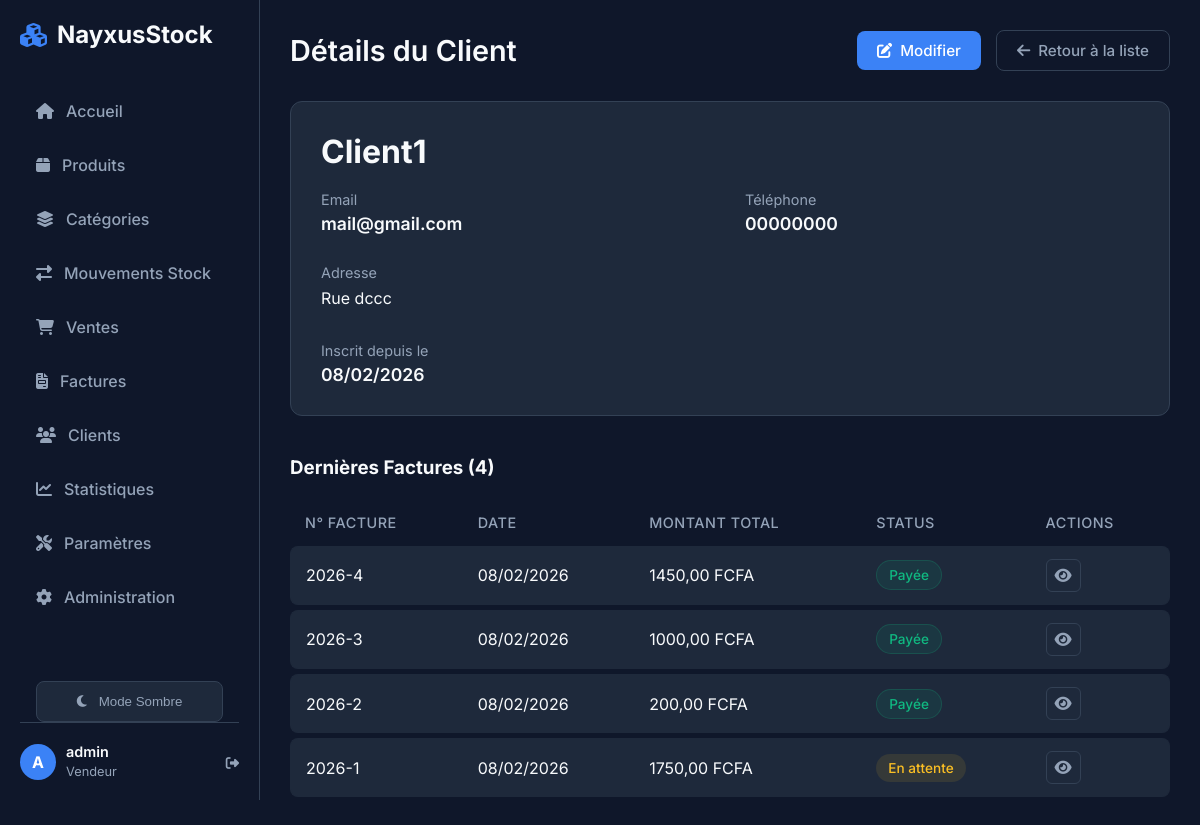
The app's page /sales/clients/1/ (signed in) with its own data.
### core/models.py (models this page shows, shortened)
class StoreSettings(models.Model):
    name = models.CharField(max_length=100, default="NayxusStock", verbose_name="Nom du magasin")
    address = models.TextField(blank=True, null=True, verbose_name="Adresse")
    phone = models.CharField(max_length=50, blank=True, null=True, verbose_name="Téléphone")
    email = models.EmailField(blank=True, null=True, verbose_name="Email")
    logo = models.ImageField(upload_to='logo/', blank=True, null=True, verbose_name="Logo")
    class Meta:
        verbose_name = "Paramètres du magasin"
        verbose_name_plural = "Paramètres du magasin"
    @classmethod
    def get_settings(cls):
        obj, created = cls.objects.get_or_create(id=1)
        return obj

### users/models.py (models this page shows, shortened)
class User(AbstractUser):
    class Role(models.TextChoices):
        ADMIN = "ADMIN", "Administrateur"
        SELLER = "SELLER", "Vendeur"
    role = models.CharField(max_length=50, choices=Role.choices, default=Role.SELLER)
    phone = models.CharField(max_length=20, blank=True, null=True)

### sales/models.py (models this page shows, shortened)
class Customer(models.Model):
    name = models.CharField(max_length=200, verbose_name="Nom")
    email = models.EmailField(blank=True, null=True, verbose_name="Email")
    phone = models.CharField(max_length=20, blank=True, null=True, verbose_name="Téléphone")
    address = models.TextField(blank=True, null=True, verbose_name="Adresse")
    created_at = models.DateTimeField(auto_now_add=True, verbose_name="Date de création")
    class Meta:
        verbose_name = "Client"
        verbose_name_plural = "Clients"

class Invoice(models.Model):
    class Status(models.TextChoices):
        PAID = "PAID", "Payée"
        UNPAID = "UNPAID", "Impayée"
        PARTIAL = "PARTIAL", "Partiellement payée"
    number = models.CharField(max_length=50, unique=True, editable=False, verbose_name="Numéro de facture")
    customer = models.ForeignKey(Customer, on_delete=models.SET_NULL, null=True, verbose_name="Client")
    date = models.DateTimeField(auto_now_add=True, verbose_name="Date")
    status = models.CharField(max_length=20, choices=Status.choices, default=Status.UNPAID, verbose_name="Statut")
    total_amount = models.DecimalField(max_digits=12, decimal_places=2, default=0, verbose_name="Montant total")
    paid_amount = models.DecimalField(max_digits=12, decimal_places=2, default=0, verbose_name="Montant payé")
    user = models.ForeignKey(settings.AUTH_USER_MODEL, on_delete=models.SET_NULL, null=True, verbose_name="Vendeur")
    class Meta:
        verbose_name = "Facture"
        verbose_name_plural = "Factures"
    @property
    def is_paid(self):
        return self.status == self.Status.PAID

### sales/views.py (the view)
# urls.py: path('clients/<int:pk>/', CustomerDetailView.as_view(), name='customer_detail'),
class CustomerDetailView(LoginRequiredMixin, DetailView):
    model = Customer
    template_name = 'sales/customer_detail.html'
    context_object_name = 'customer'

### core/context_processors.py (called while the page is built)
def store_info(request):
    return {
        'store': StoreSettings.get_settings()
    }

def stock_alerts(request):
    count = Product.objects.filter(quantity__lte=F('alert_threshold')).count()
    return {
        'low_stock_alert_count': count
    }

### sales/templates/sales/customer_detail.html (shortened to what this page needs)
{% extends 'core/base.html' %}
{% block content %}
<div class="page-header">
    <div class="header-title">
        <h1 class="page-title">Détails du Client</h1>
    </div>
    <div class="header-actions">
        <a href="{% url 'customer_edit' customer.pk %}" class="btn btn-primary">
            <i class="fas fa-edit"></i> Modifier
        </a>
        <a href="{% url 'customer_list' %}" class="btn btn-outline">
            <i class="fas fa-arrow-left"></i> Retour à la liste
        </a>
    </div>
</div>
<div class="detail-container"
    style="background-color: var(--bg-secondary); padding: 30px; border-radius: 12px; border: 1px solid var(--border-color); margin-bottom: 40px;">
    <h2 style="font-size: 2rem; margin-bottom: 20px; color: var(--text-primary);">{{ customer.name }}</h2>
    <div style="display: grid; grid-template-columns: repeat(2, 1fr); gap: 30px;">
        <div class="info-group">
            <label
                style="display: block; color: var(--text-secondary); font-size: 0.9rem; margin-bottom: 5px;">Email</label>
            <div style="font-weight: 600; font-size: 1.1rem;">{{ customer.email|default:"—" }}</div>
        </div>
        <div class="info-group">
            <label
                style="display: block; color: var(--text-secondary); font-size: 0.9rem; margin-bottom: 5px;">Téléphone</label>
            <div style="font-weight: 600; font-size: 1.1rem;">{{ customer.phone|default:"—" }}</div>
        </div>
        <div class="info-group" style="grid-column: span 2;">
            <label
                style="display: block; color: var(--text-secondary); font-size: 0.9rem; margin-bottom: 5px;">Adresse</label>
            <div style="line-height: 1.6;">{{ customer.address|linebreaks|default:"—" }}</div>
        </div>
        <div class="info-group">
            <label style="display: block; color: var(--text-secondary); font-size: 0.9rem; margin-bottom: 5px;">Inscrit
                depuis le</label>
            <div style="font-weight: 600; font-size: 1.1rem;">{{ customer.created_at|date:"d/m/Y" }}</div>
        </div>
    </div>
</div>
<div class="invoices-section">
    <h3 style="margin-bottom: 20px;">Dernières Factures ({{ customer.invoice_set.count }})</h3>
    <div class="table-container">
        <table>
            <thead>
                <tr>
                    <th>N° Facture</th>
                    <th>Date</th>
                    <th>Montant Total</th>
                    <th>Status</th>
                    <th>Actions</th>
                </tr>
            </thead>
            <tbody>
                {% for invoice in customer.invoice_set.all|dictsortreversed:"date" %}
                <tr class="data-row">
                    <td>{{ invoice.number }}</td>
                    <td>{{ invoice.date|date:"d/m/Y" }}</td>
                    <td>{{ invoice.total_amount }} FCFA</td>
                    <td>
                        {% if invoice.is_paid %}
                        <span class="status-badge status-active">Payée</span>
                        {% else %}
                        <span class="status-badge"
                            style="background: rgba(251, 191, 36, 0.1); color: #fbbf24; border-color: rgba(251, 191, 36, 0.2);">En
                            attente</span>
                        {% endif %}
                    </td>
                    <td>
                        <a href="{% url 'invoice_detail' invoice.pk %}" class="btn btn-outline btn-icon"
                            title="Voir détail">
                            <i class="fas fa-eye"></i>
                        </a>
                    </td>
                </tr>
                {% empty %}
                <tr>
                    <td colspan="5" style="text-align: center; color: var(--text-secondary);">Aucune facture pour ce
                        client.</td>
                </tr>
                {% endfor %}
            </tbody>
        </table>
    </div>
</div>
{% endblock %}

### core/templates/core/base.html (shortened to what this page needs)
{% load static %}
<!DOCTYPE html>
<html lang="fr">
<head>
    <link rel="stylesheet" href="https://cdnjs.cloudflare.com/ajax/libs/font-awesome/6.4.0/css/all.min.css">
    <link rel="stylesheet" href="{% static 'css/style.css' %}?v=1.1">
</head>
<body>
    <aside class="sidebar">
        <div class="brand">
            <i class="fas fa-cubes"></i>
            <span>{{ store.name }}</span>
        </div>
        <ul class="nav-links" style="overflow-y: auto; flex: 1; margin-right: -10px; padding-right: 10px;">
            <li class="nav-item">
                <a href="{% url 'dashboard' %}"
                    class="nav-link {% if request.resolver_match.url_name == 'dashboard' %}active{% endif %}">
                    <i class="fas fa-home"></i>
                    <span>Accueil</span>
                </a>
            </li>
            <li class="nav-item">
                <a href="{% url 'product_list' %}"
                    class="nav-link {% if request.resolver_match.url_name == 'product_list' %}active{% endif %}">
                    <i class="fas fa-box" {% if low_stock_alert_count > 0 %}style="color: #ef4444;"{% endif %}></i>
                    <span>Produits</span>
                </a>
            </li>
            <li class="nav-item">
                <a href="{% url 'category_list' %}"
                    class="nav-link {% if request.resolver_match.url_name == 'category_list' %}active{% endif %}">
                    <i class="fas fa-layer-group"></i>
                    <span>Catégories</span>
                </a>
            </li>
            <li class="nav-item">
                <a href="{% url 'stock_movement_list' %}"
                    class="nav-link {% if request.resolver_match.url_name == 'stock_movement_list' %}active{% endif %}">
                    <i class="fas fa-exchange-alt"></i>
                    <span>Mouvements Stock</span>
                </a>
            </li>
            <li class="nav-item">
                <a href="{% url 'sales_list' %}"
                    class="nav-link {% if request.resolver_match.url_name == 'sales_list' %}active{% endif %}">
                    <i class="fas fa-shopping-cart"></i>
                    <span>Ventes</span>
                </a>
            </li>
            <li class="nav-item">
                <a href="{% url 'invoice_list' %}"
                    class="nav-link {% if request.resolver_match.url_name == 'invoice_list' %}active{% endif %}">
                    <i class="fas fa-file-invoice"></i>
                    <span>Factures</span>
                </a>
            </li>
            <li class="nav-item">
                <a href="{% url 'customer_list' %}"
                    class="nav-link {% if request.resolver_match.url_name == 'customer_list' %}active{% endif %}">
                    <i class="fas fa-users"></i>
                    <span>Clients</span>
                </a>
            </li>
            <li class="nav-item">
                <a href="{% url 'statistics' %}"
                    class="nav-link {% if request.resolver_match.url_name == 'statistics' %}active{% endif %}">
                    <i class="fas fa-chart-line"></i>
                    <span>Statistiques</span>
                </a>
            </li>
            {% if user.is_staff or user.is_superuser %}
            <li class="nav-item">
                <a href="{% url 'store_settings' %}"
                    class="nav-link {% if request.resolver_match.url_name == 'store_settings' %}active{% endif %}">
                    <i class="fas fa-tools"></i>
                    <span>Paramètres</span>
                </a>
            </li>
            <li class="nav-item">
                <a href="{% url 'admin:index' %}" class="nav-link">
                    <i class="fas fa-cog"></i>
                    <span>Administration</span>
                </a>
            </li>
            {% endif %}
        </ul>
        <div style="margin-top: 20px; padding: 0 16px;">
            <button id="theme-toggle" class="nav-link" style="width: 100%; border: 1px solid var(--border-color); background: var(--bg-secondary); cursor: pointer; justify-content: center;">
                <i class="fas fa-moon" id="theme-icon"></i>
                <span id="theme-text">Mode Sombre</span>
            </button>
        </div>
        <div class="user-profile">
            <div class="avatar">{{ user.username|make_list|first|upper }}</div>
            <div class="user-info-text">
                <span class="user-name">{{ user.username }}</span>
                <span class="user-role">{{ user.get_role_display|default:"User" }}</span>
            </div>
            <form action="{% url 'logout' %}" method="post" style="display:inline;">
                <button type="submit"
                    style="background:none; border:none; color: var(--text-secondary); cursor: pointer; padding: 0;"><i
                        class="fas fa-sign-out-alt"></i></button>
            </form>
        </div>
    </aside>
    <main class="main-content">
        {% block content %}
        {% endblock %}
    </main>
</body>
</html>

### records on screen
StoreSettings: name "NayxusStock"
User: username|make_list "A", username "admin", role "Vendeur"
Customer: name "Client1", email "mail@gmail.com", phone "00000000", address "Rue dccc", created_at "08/02/2026", invoice_set.count "4"
Invoice: number "2026-4", date "08/02/2026", total_amount "1450,00", status "Payée"
Invoice: number "2026-3", date "08/02/2026", total_amount "1000,00", status "Payée"
Invoice: number "2026-2", date "08/02/2026", total_amount "200,00", status "Payée"
Invoice: number "2026-1", date "08/02/2026", total_amount "1750,00", status "En attente"
